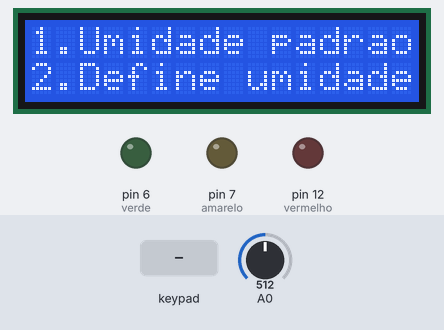
Bench run of a sketch on a simulated Arduino Uno, built with avr-gcc and run on an emulated ATmega328P. Parts: 16×2 character LCD, output pins drawn as LEDs (lit = HIGH). Inputs (shaded band) come from the test bench; at power-on: A0 = 512. What the sketch prints to the serial monitor is not drawn.

Above: at 0.9 s.
1.0 s: key '1' pressed
At 3.8 s:
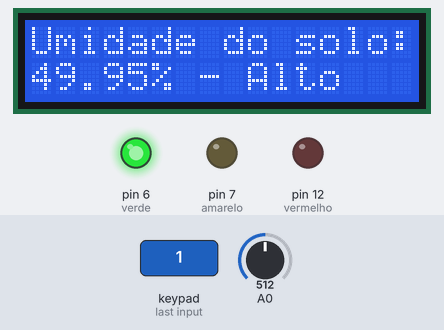
4.0 s: A0 set to 710
At 6.5 s:
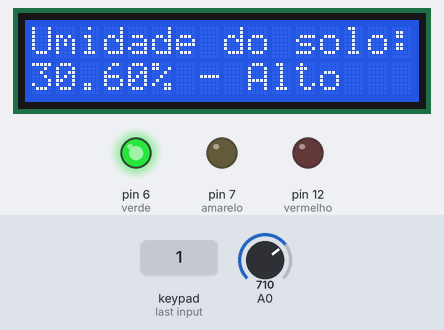
7.0 s: A0 set to 729
At 10.5 s:
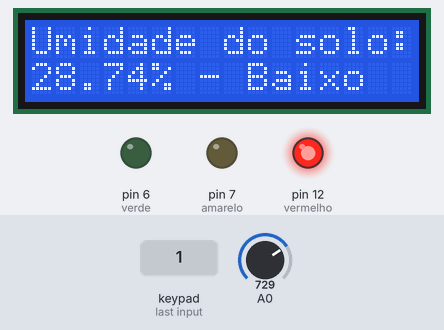
16.0 s: A0 set to 716
At 20.3 s:
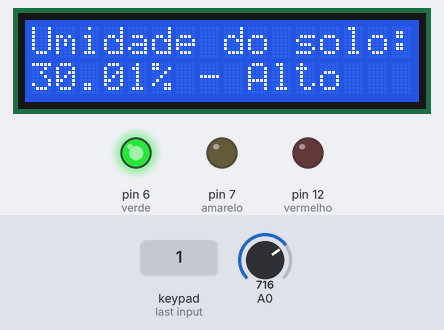
Timing chart, 0 to 21.8 s (numbered marks = the images above; inputs shaded):
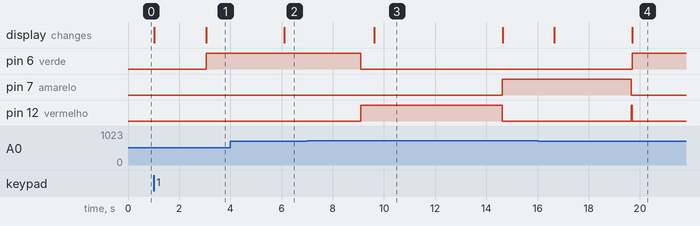

The sketch:

Sistema_Irrigacao.ino
```cpp
// INCLUSÃO DE BIBLIOTECAS
#include <Wire.h>
#include <LiquidCrystal_I2C.h>
#include <Keypad.h>
// DEFINIÇÕES
#define endereco  0x27 // Endereços comuns: 0x27, 0x3F
#define colunas   16
#define linhas    2
#define pinSensorD 13
#define verde 6
#define amarelo 7
#define vermelho 12

const byte ROWS = 4;
const byte COLS = 4;

char keys [ROWS] [COLS] =
{
  {'1','2','3','A'},
  {'4','5','6','B'},
  {'7','8','9','C'},
  {'*','0','#','D'}
};

byte rowPins[ROWS] = {11, 10, 9, 8};
byte colPins[COLS] = {5, 4, 3, 2};

Keypad teclado = Keypad (makeKeymap(keys), rowPins, colPins, ROWS, COLS);
LiquidCrystal_I2C lcd(endereco, colunas, linhas);

float leituraSensor;
float leituraAnterior;
int valor_umidade;
String leitura_teclas;

void setup() {
  lcd.init(); // INICIA A COMUNICAÇÃO COM O DISPLAY
  lcd.backlight(); // LIGA A ILUMINAÇÃO DO DISPLAY
  pinMode(vermelho, OUTPUT);  //vermelho
  pinMode(amarelo, OUTPUT);  //amarelo
  pinMode(verde, OUTPUT);  //verde
  pinMode(pinSensorD, INPUT); //entrada digital do sensor

  Serial.begin(9200);
  config_umidade();
}
void loop() {
  //digitalRead(pinSensorD);
  //analogRead(A0);
  leituraSensor = analogRead(A0);
  Serial.println(leituraSensor);
  leituraSensor = leituraSensor*100.;
  leituraSensor = (leituraSensor/1023);
  leituraSensor = 100 - leituraSensor;

  if (leituraSensor <= valor_umidade) {
     //No estado seco
     digitalWrite(vermelho, HIGH);  //vermelho
     digitalWrite(amarelo, LOW);   //Amarelo
     digitalWrite(verde, LOW);   //verde
     delay(500);

     //Ao entrar no estado seco
     while (leituraSensor <= valor_umidade) {
        lcd.clear();
        lcd.setCursor(0,0);
        lcd.print("Umidade do solo: ");
        lcd.setCursor(0,1);
        lcd.print(leituraSensor);
        lcd.print("% - Baixo");
        delay(5000);

       // digitalWrite(6, HIGH);   //rele / válvula / solenoide / bomba
        digitalWrite(vermelho, LOW);  //vermelho
        digitalWrite(amarelo, HIGH);  //amarelo

        lcd.clear();
        lcd.print("Regando...");
        delay(2000);

        //digitalWrite(6, LOW);   //rele / válvula / solenoide / bomba
        lcd.clear();
        lcd.print("Verificando...");
        delay(3000);
        digitalWrite(amarelo, LOW);
        digitalWrite(vermelho, HIGH);

        Serial.println(analogRead(A0));
        leituraSensor = analogRead(A0);
        leituraSensor = leituraSensor*100.;
        leituraSensor = (leituraSensor/1023);
        leituraSensor = 100 - leituraSensor;
    }
  }
  else {
     //No estado úmido
     lcd.clear();
     lcd.setCursor(0,0);
     lcd.print("Umidade do solo: ");
     lcd.setCursor(0,1);
     lcd.print(leituraSensor);
     lcd.print("% - Alto");

    // digitalWrite(6, LOW);   //rele / válvula / solenoide / bomba
     digitalWrite(vermelho, LOW);   //vermelho
     digitalWrite(amarelo, LOW);   //Amarelo
     digitalWrite(verde, HIGH);  //verde
     delay(3000);
  }
  leituraAnterior = leituraSensor;
}

void config_umidade(){
  lcd.setCursor(0,0);
  lcd.print("1.Umidade padrao");
  lcd.setCursor(0,1);
  lcd.print("2.Define umidade");

  char opcao = teclado.waitForKey();
  if(opcao == '1'){
    lcd.clear();
    valores_padrao();
  }
  else if (opcao == '2'){
    lcd.clear();
    lcd.print(opcao);
    receber_umidade();
  }
  else{
    lcd.clear();
    lcd.print("Opcao nao existe");
    delay(2000);
    lcd.clear();
    config_umidade();
  }
}

void receber_umidade(){
  int cont=0;
  lcd.setCursor(0,0);
  lcd.print("Informe umidade");
  lcd.setCursor(0,1);
  lcd.print("ideal da planta:");
  //delay(2500);

  while(cont<2){
      char digitado = teclado.waitForKey();
       //caso a tecla C (clear) tenha sido pressionada
       if(digitado == 'C'){
          leitura_teclas = "";
          lcd.clear();
          cont = 0;
      }else{
         leitura_teclas += digitado; //concatena o que foi digitado
         lcd.clear();
         lcd.print(leitura_teclas);
         cont++;
      }
    }
    delay(600);
    valor_umidade = leitura_teclas.toInt();
}

int valores_padrao(){
    lcd.setCursor(0,0);
    lcd.print("Utilizando valor");
    lcd.setCursor(0,1);
    lcd.print("padrao...");
    delay(2000);
    valor_umidade = 30;
}
```

Measured:
- the behaviour switches between 716 and 717 on A0 (found by bisection; images 2 and 3)
- after the input at 1.0 s, pin 6 (verde): LOW → HIGH after 2.1 s; the display: first changes at once (image 1 shows a later state)
- after the input at 4.0 s, the display: changes after 2.1 s (image 2)
- after the input at 7.0 s, pin 6 (verde): HIGH → LOW after 2.1 s; pin 7 (amarelo): LOW → HIGH after 7.6 s; pin 12 (vermelho): LOW → HIGH after 2.1 s, → LOW 5.5 s later; the display: changes after 2.6 s (image 3)
- after the input at 16.0 s, pin 6 (verde): LOW → HIGH after 3.7 s; the display: first differs from a run without the input after 3.7 s (image 4)
- what the display in image 3 shows lasts 5.0 s, from 9.6 s to 14.6 s
